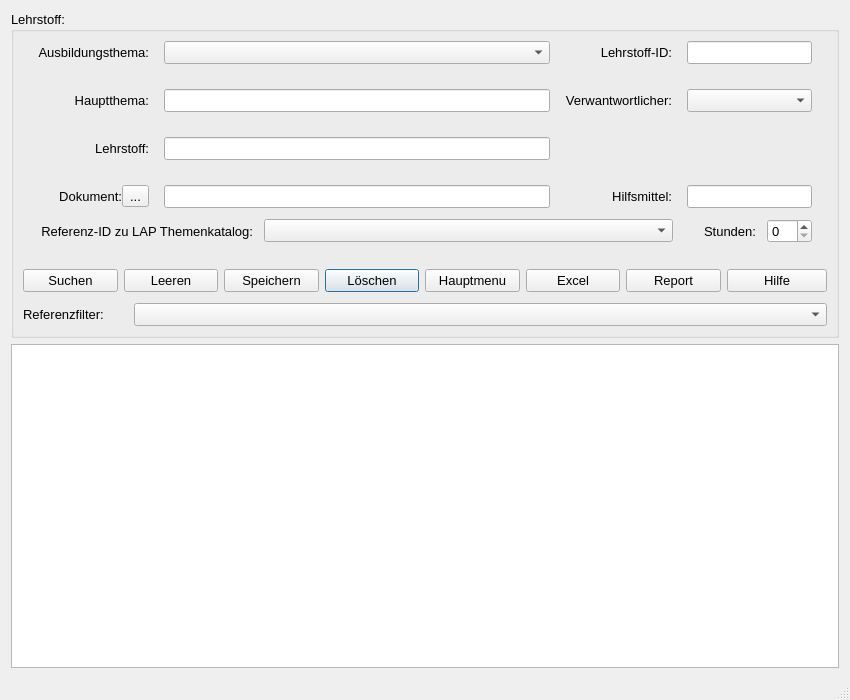
<?xml version="1.0" encoding="UTF-8"?>
<ui version="4.0">
 <class>Dialog</class>
 <widget class="QDialog" name="Dialog">
  <property name="enabled">
   <bool>true</bool>
  </property>
  <property name="geometry">
   <rect>
    <x>0</x>
    <y>0</y>
    <width>850</width>
    <height>700</height>
   </rect>
  </property>
  <property name="sizePolicy">
   <sizepolicy hsizetype="Fixed" vsizetype="Expanding">
    <horstretch>0</horstretch>
    <verstretch>0</verstretch>
   </sizepolicy>
  </property>
  <property name="minimumSize">
   <size>
    <width>850</width>
    <height>700</height>
   </size>
  </property>
  <property name="sizeIncrement">
   <size>
    <width>1</width>
    <height>2</height>
   </size>
  </property>
  <property name="baseSize">
   <size>
    <width>0</width>
    <height>0</height>
   </size>
  </property>
  <property name="windowTitle">
   <string>Lehrstoff</string>
  </property>
  <property name="sizeGripEnabled">
   <bool>true</bool>
  </property>
  <layout class="QVBoxLayout" name="verticalLayout">
   <item>
    <widget class="QGroupBox" name="gB_Lehrstoff">
     <property name="enabled">
      <bool>true</bool>
     </property>
     <property name="sizePolicy">
      <sizepolicy hsizetype="Fixed" vsizetype="Fixed">
       <horstretch>10</horstretch>
       <verstretch>0</verstretch>
      </sizepolicy>
     </property>
     <property name="minimumSize">
      <size>
       <width>0</width>
       <height>300</height>
      </size>
     </property>
     <property name="maximumSize">
      <size>
       <width>830</width>
       <height>16777215</height>
      </size>
     </property>
     <property name="baseSize">
      <size>
       <width>0</width>
       <height>0</height>
      </size>
     </property>
     <property name="font">
      <font>
       <pointsize>10</pointsize>
      </font>
     </property>
     <property name="title">
      <string>Lehrstoff:</string>
     </property>
     <layout class="QVBoxLayout" name="verticalLayout_2">
      <property name="spacing">
       <number>11</number>
      </property>
      <item>
       <layout class="QGridLayout" name="gridLayout">
        <property name="leftMargin">
         <number>15</number>
        </property>
        <property name="topMargin">
         <number>0</number>
        </property>
        <property name="rightMargin">
         <number>15</number>
        </property>
        <property name="bottomMargin">
         <number>0</number>
        </property>
        <property name="horizontalSpacing">
         <number>15</number>
        </property>
        <property name="verticalSpacing">
         <number>25</number>
        </property>
        <item row="0" column="0">
         <widget class="QLabel" name="lbl_Ausbildungsthema">
          <property name="sizePolicy">
           <sizepolicy hsizetype="Preferred" vsizetype="Preferred">
            <horstretch>0</horstretch>
            <verstretch>0</verstretch>
           </sizepolicy>
          </property>
          <property name="minimumSize">
           <size>
            <width>0</width>
            <height>0</height>
           </size>
          </property>
          <property name="font">
           <font>
            <pointsize>10</pointsize>
           </font>
          </property>
          <property name="layoutDirection">
           <enum>Qt::LeftToRight</enum>
          </property>
          <property name="text">
           <string>Ausbildungsthema:</string>
          </property>
          <property name="alignment">
           <set>Qt::AlignRight|Qt::AlignTrailing|Qt::AlignVCenter</set>
          </property>
         </widget>
        </item>
        <item row="0" column="1">
         <widget class="QComboBox" name="cB_Ausbildungsthema">
          <property name="sizePolicy">
           <sizepolicy hsizetype="Preferred" vsizetype="Fixed">
            <horstretch>0</horstretch>
            <verstretch>0</verstretch>
           </sizepolicy>
          </property>
          <property name="minimumSize">
           <size>
            <width>300</width>
            <height>0</height>
           </size>
          </property>
          <property name="font">
           <font>
            <pointsize>10</pointsize>
           </font>
          </property>
         </widget>
        </item>
        <item row="0" column="2">
         <widget class="QLabel" name="lbl_Lehrstoff_ID">
          <property name="sizePolicy">
           <sizepolicy hsizetype="Preferred" vsizetype="Preferred">
            <horstretch>0</horstretch>
            <verstretch>0</verstretch>
           </sizepolicy>
          </property>
          <property name="minimumSize">
           <size>
            <width>0</width>
            <height>0</height>
           </size>
          </property>
          <property name="font">
           <font>
            <pointsize>10</pointsize>
           </font>
          </property>
          <property name="text">
           <string>Lehrstoff-ID:</string>
          </property>
          <property name="alignment">
           <set>Qt::AlignRight|Qt::AlignTrailing|Qt::AlignVCenter</set>
          </property>
         </widget>
        </item>
        <item row="0" column="3">
         <widget class="QLineEdit" name="le_Lehrstoff_ID">
          <property name="sizePolicy">
           <sizepolicy hsizetype="Preferred" vsizetype="Fixed">
            <horstretch>0</horstretch>
            <verstretch>0</verstretch>
           </sizepolicy>
          </property>
          <property name="minimumSize">
           <size>
            <width>0</width>
            <height>0</height>
           </size>
          </property>
          <property name="font">
           <font>
            <pointsize>10</pointsize>
           </font>
          </property>
         </widget>
        </item>
        <item row="1" column="0">
         <widget class="QLabel" name="lbl_Hauptthema">
          <property name="font">
           <font>
            <pointsize>10</pointsize>
           </font>
          </property>
          <property name="text">
           <string>Hauptthema:</string>
          </property>
          <property name="alignment">
           <set>Qt::AlignRight|Qt::AlignTrailing|Qt::AlignVCenter</set>
          </property>
         </widget>
        </item>
        <item row="1" column="1">
         <widget class="QLineEdit" name="le_Hauptthema">
          <property name="font">
           <font>
            <pointsize>10</pointsize>
           </font>
          </property>
         </widget>
        </item>
        <item row="1" column="2">
         <widget class="QLabel" name="lbl_Verantwortlicher">
          <property name="sizePolicy">
           <sizepolicy hsizetype="Preferred" vsizetype="Preferred">
            <horstretch>0</horstretch>
            <verstretch>0</verstretch>
           </sizepolicy>
          </property>
          <property name="minimumSize">
           <size>
            <width>0</width>
            <height>0</height>
           </size>
          </property>
          <property name="maximumSize">
           <size>
            <width>16666666</width>
            <height>16777215</height>
           </size>
          </property>
          <property name="font">
           <font>
            <pointsize>10</pointsize>
           </font>
          </property>
          <property name="text">
           <string>Verwantwortlicher:</string>
          </property>
          <property name="alignment">
           <set>Qt::AlignRight|Qt::AlignTrailing|Qt::AlignVCenter</set>
          </property>
         </widget>
        </item>
        <item row="1" column="3">
         <widget class="QComboBox" name="cB_Verantwortlicher">
          <property name="sizePolicy">
           <sizepolicy hsizetype="Preferred" vsizetype="Fixed">
            <horstretch>0</horstretch>
            <verstretch>0</verstretch>
           </sizepolicy>
          </property>
          <property name="minimumSize">
           <size>
            <width>0</width>
            <height>0</height>
           </size>
          </property>
          <property name="maximumSize">
           <size>
            <width>16777215</width>
            <height>16777215</height>
           </size>
          </property>
          <property name="font">
           <font>
            <pointsize>10</pointsize>
           </font>
          </property>
         </widget>
        </item>
        <item row="2" column="0">
         <widget class="QLabel" name="lbl_Lehrstoff">
          <property name="sizePolicy">
           <sizepolicy hsizetype="Preferred" vsizetype="Preferred">
            <horstretch>0</horstretch>
            <verstretch>0</verstretch>
           </sizepolicy>
          </property>
          <property name="minimumSize">
           <size>
            <width>0</width>
            <height>0</height>
           </size>
          </property>
          <property name="font">
           <font>
            <pointsize>10</pointsize>
           </font>
          </property>
          <property name="text">
           <string>Lehrstoff:</string>
          </property>
          <property name="alignment">
           <set>Qt::AlignRight|Qt::AlignTrailing|Qt::AlignVCenter</set>
          </property>
         </widget>
        </item>
        <item row="2" column="1">
         <widget class="QLineEdit" name="le_Lehrstoff">
          <property name="sizePolicy">
           <sizepolicy hsizetype="Preferred" vsizetype="Fixed">
            <horstretch>0</horstretch>
            <verstretch>0</verstretch>
           </sizepolicy>
          </property>
          <property name="minimumSize">
           <size>
            <width>0</width>
            <height>0</height>
           </size>
          </property>
          <property name="maximumSize">
           <size>
            <width>16777215</width>
            <height>16777215</height>
           </size>
          </property>
          <property name="font">
           <font>
            <pointsize>10</pointsize>
           </font>
          </property>
         </widget>
        </item>
        <item row="3" column="0">
         <layout class="QHBoxLayout" name="horizontalLayout_2">
          <item>
           <widget class="QLabel" name="lbl_Dokument">
            <property name="sizePolicy">
             <sizepolicy hsizetype="Preferred" vsizetype="Preferred">
              <horstretch>0</horstretch>
              <verstretch>0</verstretch>
             </sizepolicy>
            </property>
            <property name="font">
             <font>
              <pointsize>10</pointsize>
             </font>
            </property>
            <property name="text">
             <string>Dokument:</string>
            </property>
            <property name="alignment">
             <set>Qt::AlignRight|Qt::AlignTrailing|Qt::AlignVCenter</set>
            </property>
           </widget>
          </item>
          <item>
           <widget class="QToolButton" name="tB_Dokument_Suchen">
            <property name="sizePolicy">
             <sizepolicy hsizetype="Fixed" vsizetype="Fixed">
              <horstretch>0</horstretch>
              <verstretch>0</verstretch>
             </sizepolicy>
            </property>
            <property name="font">
             <font>
              <pointsize>10</pointsize>
             </font>
            </property>
            <property name="text">
             <string>...</string>
            </property>
           </widget>
          </item>
         </layout>
        </item>
        <item row="3" column="1">
         <widget class="QLineEdit" name="le_Dokument">
          <property name="sizePolicy">
           <sizepolicy hsizetype="Preferred" vsizetype="Fixed">
            <horstretch>0</horstretch>
            <verstretch>0</verstretch>
           </sizepolicy>
          </property>
          <property name="minimumSize">
           <size>
            <width>0</width>
            <height>0</height>
           </size>
          </property>
          <property name="font">
           <font>
            <pointsize>10</pointsize>
           </font>
          </property>
         </widget>
        </item>
        <item row="3" column="2">
         <widget class="QLabel" name="lbl_Hilfsmittel">
          <property name="sizePolicy">
           <sizepolicy hsizetype="Preferred" vsizetype="Preferred">
            <horstretch>0</horstretch>
            <verstretch>0</verstretch>
           </sizepolicy>
          </property>
          <property name="font">
           <font>
            <pointsize>10</pointsize>
           </font>
          </property>
          <property name="text">
           <string>Hilfsmittel:</string>
          </property>
          <property name="alignment">
           <set>Qt::AlignRight|Qt::AlignTrailing|Qt::AlignVCenter</set>
          </property>
         </widget>
        </item>
        <item row="3" column="3">
         <widget class="QLineEdit" name="le_Hilfsmittel">
          <property name="sizePolicy">
           <sizepolicy hsizetype="Preferred" vsizetype="Fixed">
            <horstretch>0</horstretch>
            <verstretch>0</verstretch>
           </sizepolicy>
          </property>
          <property name="minimumSize">
           <size>
            <width>0</width>
            <height>0</height>
           </size>
          </property>
          <property name="font">
           <font>
            <pointsize>10</pointsize>
           </font>
          </property>
         </widget>
        </item>
       </layout>
      </item>
      <item>
       <layout class="QHBoxLayout" name="horizontalLayout">
        <property name="leftMargin">
         <number>15</number>
        </property>
        <property name="topMargin">
         <number>0</number>
        </property>
        <property name="rightMargin">
         <number>15</number>
        </property>
        <property name="bottomMargin">
         <number>0</number>
        </property>
        <item>
         <widget class="QLabel" name="lbl_Reference">
          <property name="minimumSize">
           <size>
            <width>215</width>
            <height>0</height>
           </size>
          </property>
          <property name="maximumSize">
           <size>
            <width>215</width>
            <height>16777215</height>
           </size>
          </property>
          <property name="font">
           <font>
            <pointsize>10</pointsize>
           </font>
          </property>
          <property name="text">
           <string>Referenz-ID zu LAP Themenkatalog:</string>
          </property>
          <property name="alignment">
           <set>Qt::AlignRight|Qt::AlignTrailing|Qt::AlignVCenter</set>
          </property>
         </widget>
        </item>
        <item>
         <widget class="QComboBox" name="cB_Reference">
          <property name="font">
           <font>
            <pointsize>10</pointsize>
           </font>
          </property>
         </widget>
        </item>
        <item>
         <spacer name="horizontalSpacer">
          <property name="font">
           <font>
            <pointsize>10</pointsize>
           </font>
          </property>
          <property name="orientation">
           <enum>Qt::Horizontal</enum>
          </property>
          <property name="sizeType">
           <enum>QSizePolicy::Fixed</enum>
          </property>
          <property name="sizeHint" stdset="0">
           <size>
            <width>20</width>
            <height>20</height>
           </size>
          </property>
         </spacer>
        </item>
        <item>
         <widget class="QLabel" name="lbl_Stunden">
          <property name="sizePolicy">
           <sizepolicy hsizetype="Fixed" vsizetype="Preferred">
            <horstretch>0</horstretch>
            <verstretch>0</verstretch>
           </sizepolicy>
          </property>
          <property name="minimumSize">
           <size>
            <width>0</width>
            <height>0</height>
           </size>
          </property>
          <property name="font">
           <font>
            <pointsize>10</pointsize>
           </font>
          </property>
          <property name="text">
           <string>Stunden:</string>
          </property>
          <property name="alignment">
           <set>Qt::AlignRight|Qt::AlignTrailing|Qt::AlignVCenter</set>
          </property>
         </widget>
        </item>
        <item>
         <widget class="QSpinBox" name="sB_Stunden">
          <property name="sizePolicy">
           <sizepolicy hsizetype="Preferred" vsizetype="Fixed">
            <horstretch>0</horstretch>
            <verstretch>0</verstretch>
           </sizepolicy>
          </property>
          <property name="maximumSize">
           <size>
            <width>45</width>
            <height>16777215</height>
           </size>
          </property>
          <property name="font">
           <font>
            <pointsize>10</pointsize>
           </font>
          </property>
         </widget>
        </item>
       </layout>
      </item>
      <item>
       <layout class="QGridLayout" name="gridLayout_2" columnstretch="0,0,0,0,0,0,0,0">
        <property name="leftMargin">
         <number>0</number>
        </property>
        <property name="topMargin">
         <number>15</number>
        </property>
        <property name="horizontalSpacing">
         <number>6</number>
        </property>
        <property name="verticalSpacing">
         <number>5</number>
        </property>
        <item row="0" column="3">
         <widget class="QPushButton" name="pB_Loeschen">
          <property name="sizePolicy">
           <sizepolicy hsizetype="Preferred" vsizetype="Fixed">
            <horstretch>0</horstretch>
            <verstretch>0</verstretch>
           </sizepolicy>
          </property>
          <property name="maximumSize">
           <size>
            <width>100</width>
            <height>16777215</height>
           </size>
          </property>
          <property name="font">
           <font>
            <pointsize>10</pointsize>
           </font>
          </property>
          <property name="text">
           <string>Löschen</string>
          </property>
          <property name="icon">
           <iconset>
            <normaloff>../../_Symbole/UsedSymbols/seo-social-web-network-internet_262_icon-icons.com_61518.ico</normaloff>../../_Symbole/UsedSymbols/seo-social-web-network-internet_262_icon-icons.com_61518.ico</iconset>
          </property>
         </widget>
        </item>
        <item row="0" column="6">
         <widget class="QPushButton" name="pB_Report">
          <property name="sizePolicy">
           <sizepolicy hsizetype="Preferred" vsizetype="Fixed">
            <horstretch>0</horstretch>
            <verstretch>0</verstretch>
           </sizepolicy>
          </property>
          <property name="maximumSize">
           <size>
            <width>100</width>
            <height>16777215</height>
           </size>
          </property>
          <property name="font">
           <font>
            <pointsize>10</pointsize>
           </font>
          </property>
          <property name="text">
           <string>Report</string>
          </property>
          <property name="icon">
           <iconset>
            <normaloff>../../_Symbole/UsedSymbols/reporting_noun_report_document_file_icon_148360.ico</normaloff>../../_Symbole/UsedSymbols/reporting_noun_report_document_file_icon_148360.ico</iconset>
          </property>
         </widget>
        </item>
        <item row="0" column="0">
         <widget class="QPushButton" name="pB_Suchen">
          <property name="sizePolicy">
           <sizepolicy hsizetype="Preferred" vsizetype="Preferred">
            <horstretch>0</horstretch>
            <verstretch>0</verstretch>
           </sizepolicy>
          </property>
          <property name="minimumSize">
           <size>
            <width>0</width>
            <height>0</height>
           </size>
          </property>
          <property name="maximumSize">
           <size>
            <width>100</width>
            <height>16777215</height>
           </size>
          </property>
          <property name="font">
           <font>
            <pointsize>10</pointsize>
           </font>
          </property>
          <property name="text">
           <string>Suchen</string>
          </property>
          <property name="icon">
           <iconset>
            <normaloff>../../_Symbole/UsedSymbols/searchmagnifierinterfacesymbol1_79893.ico</normaloff>../../_Symbole/UsedSymbols/searchmagnifierinterfacesymbol1_79893.ico</iconset>
          </property>
         </widget>
        </item>
        <item row="0" column="2">
         <widget class="QPushButton" name="pB_Speichern">
          <property name="sizePolicy">
           <sizepolicy hsizetype="Preferred" vsizetype="Fixed">
            <horstretch>0</horstretch>
            <verstretch>0</verstretch>
           </sizepolicy>
          </property>
          <property name="maximumSize">
           <size>
            <width>100</width>
            <height>16777215</height>
           </size>
          </property>
          <property name="font">
           <font>
            <pointsize>10</pointsize>
           </font>
          </property>
          <property name="text">
           <string>Speichern</string>
          </property>
          <property name="icon">
           <iconset>
            <normaloff>../../_Symbole/UsedSymbols/save_3621.ico</normaloff>../../_Symbole/UsedSymbols/save_3621.ico</iconset>
          </property>
         </widget>
        </item>
        <item row="0" column="5">
         <widget class="QPushButton" name="pB_Excel">
          <property name="sizePolicy">
           <sizepolicy hsizetype="Preferred" vsizetype="Fixed">
            <horstretch>0</horstretch>
            <verstretch>0</verstretch>
           </sizepolicy>
          </property>
          <property name="maximumSize">
           <size>
            <width>100</width>
            <height>16777215</height>
           </size>
          </property>
          <property name="font">
           <font>
            <pointsize>10</pointsize>
           </font>
          </property>
          <property name="text">
           <string>Excel</string>
          </property>
          <property name="icon">
           <iconset>
            <normaloff>../../_Symbole/UsedSymbols/microsoft_excel_icon_132212.ico</normaloff>../../_Symbole/UsedSymbols/microsoft_excel_icon_132212.ico</iconset>
          </property>
         </widget>
        </item>
        <item row="0" column="4">
         <widget class="QPushButton" name="pB_Abbrechen">
          <property name="sizePolicy">
           <sizepolicy hsizetype="Preferred" vsizetype="Fixed">
            <horstretch>0</horstretch>
            <verstretch>0</verstretch>
           </sizepolicy>
          </property>
          <property name="maximumSize">
           <size>
            <width>100</width>
            <height>16777215</height>
           </size>
          </property>
          <property name="font">
           <font>
            <pointsize>10</pointsize>
           </font>
          </property>
          <property name="text">
           <string>Hauptmenu</string>
          </property>
          <property name="icon">
           <iconset>
            <normaloff>../../_Symbole/UsedSymbols/log-out_icon-icons.com_50106.ico</normaloff>../../_Symbole/UsedSymbols/log-out_icon-icons.com_50106.ico</iconset>
          </property>
         </widget>
        </item>
        <item row="0" column="7">
         <widget class="QPushButton" name="pB_Hilfe">
          <property name="sizePolicy">
           <sizepolicy hsizetype="Fixed" vsizetype="Preferred">
            <horstretch>0</horstretch>
            <verstretch>0</verstretch>
           </sizepolicy>
          </property>
          <property name="minimumSize">
           <size>
            <width>100</width>
            <height>0</height>
           </size>
          </property>
          <property name="maximumSize">
           <size>
            <width>100</width>
            <height>16777215</height>
           </size>
          </property>
          <property name="font">
           <font>
            <pointsize>10</pointsize>
           </font>
          </property>
          <property name="text">
           <string>Hilfe</string>
          </property>
          <property name="icon">
           <iconset>
            <normaloff>../../_Symbole/UsedSymbols/info_13213.ico</normaloff>../../_Symbole/UsedSymbols/info_13213.ico</iconset>
          </property>
         </widget>
        </item>
        <item row="0" column="1">
         <widget class="QPushButton" name="pB_ClearFields">
          <property name="text">
           <string>Leeren</string>
          </property>
          <property name="icon">
           <iconset>
            <normaloff>../../_Symbole/UsedSymbols/-clear_90704.ico</normaloff>../../_Symbole/UsedSymbols/-clear_90704.ico</iconset>
          </property>
         </widget>
        </item>
       </layout>
      </item>
      <item>
       <layout class="QHBoxLayout" name="horizontalLayout_3">
        <item>
         <widget class="QLabel" name="lbl_Filter">
          <property name="maximumSize">
           <size>
            <width>100</width>
            <height>16777215</height>
           </size>
          </property>
          <property name="font">
           <font>
            <pointsize>10</pointsize>
           </font>
          </property>
          <property name="text">
           <string>Referenzfilter:</string>
          </property>
         </widget>
        </item>
        <item>
         <widget class="QComboBox" name="cB_Filter">
          <property name="font">
           <font>
            <pointsize>10</pointsize>
           </font>
          </property>
         </widget>
        </item>
       </layout>
      </item>
     </layout>
    </widget>
   </item>
   <item>
    <widget class="QTableWidget" name="tW_Datenbank">
     <property name="sizePolicy">
      <sizepolicy hsizetype="Expanding" vsizetype="Expanding">
       <horstretch>0</horstretch>
       <verstretch>0</verstretch>
      </sizepolicy>
     </property>
     <property name="minimumSize">
      <size>
       <width>10</width>
       <height>0</height>
      </size>
     </property>
     <property name="sizeIncrement">
      <size>
       <width>10</width>
       <height>10</height>
      </size>
     </property>
     <property name="font">
      <font>
       <pointsize>10</pointsize>
      </font>
     </property>
     <property name="editTriggers">
      <set>QAbstractItemView::NoEditTriggers</set>
     </property>
     <property name="alternatingRowColors">
      <bool>true</bool>
     </property>
     <attribute name="verticalHeaderVisible">
      <bool>false</bool>
     </attribute>
    </widget>
   </item>
   <item>
    <widget class="QLabel" name="lab_INFO">
     <property name="sizePolicy">
      <sizepolicy hsizetype="Expanding" vsizetype="Preferred">
       <horstretch>0</horstretch>
       <verstretch>0</verstretch>
      </sizepolicy>
     </property>
     <property name="minimumSize">
      <size>
       <width>0</width>
       <height>0</height>
      </size>
     </property>
     <property name="font">
      <font>
       <pointsize>10</pointsize>
      </font>
     </property>
     <property name="text">
      <string/>
     </property>
    </widget>
   </item>
  </layout>
 </widget>
 <tabstops>
  <tabstop>cB_Ausbildungsthema</tabstop>
  <tabstop>le_Lehrstoff_ID</tabstop>
  <tabstop>le_Hauptthema</tabstop>
  <tabstop>cB_Verantwortlicher</tabstop>
  <tabstop>le_Lehrstoff</tabstop>
  <tabstop>tB_Dokument_Suchen</tabstop>
  <tabstop>le_Dokument</tabstop>
  <tabstop>le_Hilfsmittel</tabstop>
  <tabstop>cB_Reference</tabstop>
  <tabstop>sB_Stunden</tabstop>
  <tabstop>pB_Suchen</tabstop>
  <tabstop>pB_Speichern</tabstop>
  <tabstop>pB_Loeschen</tabstop>
  <tabstop>pB_Abbrechen</tabstop>
  <tabstop>pB_Excel</tabstop>
  <tabstop>pB_Report</tabstop>
  <tabstop>pB_Hilfe</tabstop>
  <tabstop>tW_Datenbank</tabstop>
 </tabstops>
 <resources/>
 <connections/>
</ui>
